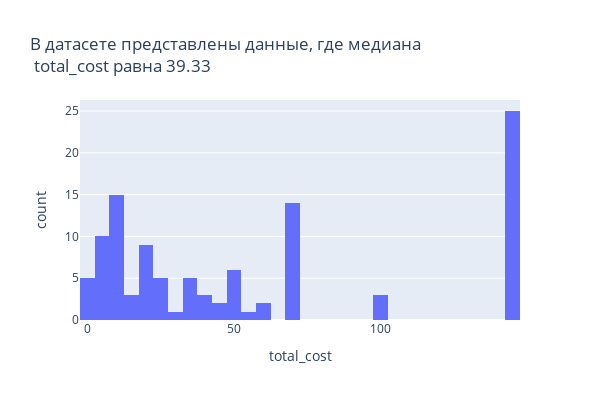

Source (notebook cell):
### Code cell
# Построим гистограмму в plotly 
fig = px.histogram(geo_daily_report_sql, 
                   x="total_cost", 
                   title='В датасете представлены данные, где медиана <br> total_cost равна 39.33',
                   nbins = 40)
fig.update_layout(width=600, 
                  height=400 ),
fig.show()

### Figure 1 — Plotly figure (JSON) as saved in the notebook; plotly's stock layout.template omitted (floating-point values rounded to 4 significant figures; data arrays with more than 128 entries replaced by an {"elided": "..."} marker saying what was removed)
{"data": [{"alignmentgroup": "True", "bingroup": "x", "hovertemplate": "total_cost=%{x}<br>count=%{y}<extra></extra>", "legendgroup": "", "marker": {"color": "#636efa", "pattern": {"shape": ""}}, "name": "", "nbinsx": 40, "offsetgroup": "", "orientation": "v", "showlegend": false, "type": "histogram", "x": {"elided": "3281 float values"}, "xaxis": "x", "yaxis": "y"}], "layout": {"barmode": "relative", "height": 400, "legend": {"tracegroupgap": 0}, "title": {"text": "В датасете представлены данные, где медиана <br> total_cost равна 39.33"}, "width": 600, "xaxis": {"anchor": "y", "domain": [0, 1], "title": {"text": "total_cost"}}, "yaxis": {"anchor": "x", "domain": [0, 1], "title": {"text": "count"}}}}
